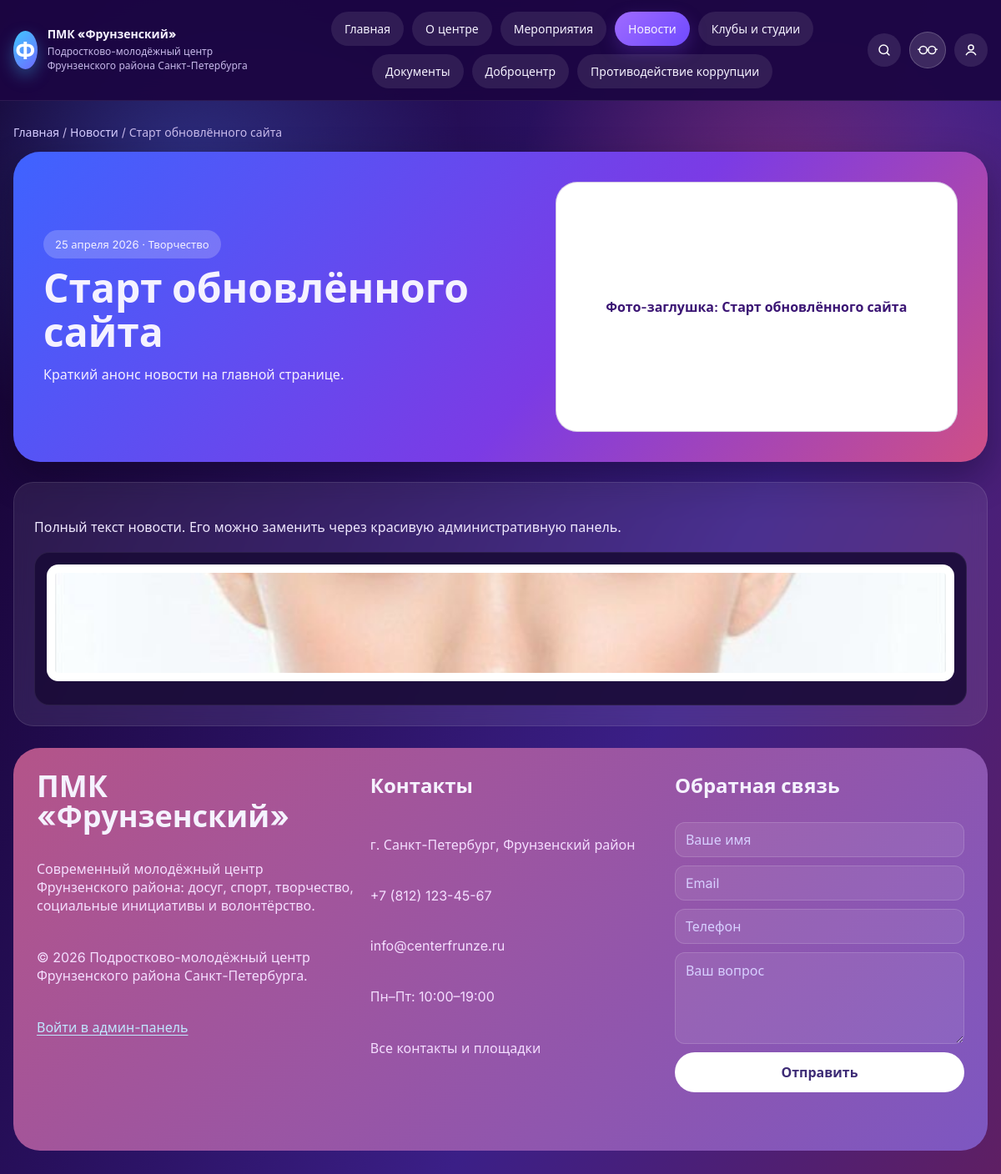
The page /news/старт-обновлённого-сайта/ on the database its author committed.
### apps/news/models.py (models this page shows, shortened)
class News(TimeStampedModel):
    title = models.CharField("Заголовок", max_length=255)
    slug = models.SlugField("URL-адрес", max_length=255, unique=True, blank=True, allow_unicode=True)
    short_description = models.TextField("Анонс", max_length=500, blank=True)
    content = models.TextField("Текст новости")
    preview_image = models.ImageField("Превью", upload_to="news/previews/%Y/%m/", blank=True, null=True)
    direction = models.ForeignKey(
        "core.Direction",
        verbose_name="Направление",
        on_delete=models.SET_NULL,
        null=True,
        blank=True,
        related_name="news",
    )
    author = models.ForeignKey(
        settings.AUTH_USER_MODEL,
        verbose_name="Автор",
        on_delete=models.SET_NULL,
        null=True,
        blank=True,
        related_name="news_items",
    )
    status = models.CharField("Статус", max_length=20, choices=PublishStatus.choices, default=PublishStatus.DRAFT)
    is_main = models.BooleanField("Показывать на главной", default=False)
    published_at = models.DateTimeField("Дата публикации", null=True, blank=True)
    class Meta:
        ordering = ["-published_at", "-created_at"]
        verbose_name = "Новость"
        verbose_name_plural = "Новости"
        indexes = [
            models.Index(fields=["status", "published_at"]),
            models.Index(fields=["is_main"]),
        ]

class NewsImage(models.Model):
    news = models.ForeignKey(News, verbose_name="Новость", on_delete=models.CASCADE, related_name="images")
    image = models.ImageField("Изображение", upload_to="news/gallery/%Y/%m/")
    caption = models.CharField("Подпись", max_length=255, blank=True)
    order = models.PositiveIntegerField("Порядок", default=0)
    class Meta:
        ordering = ["order", "id"]
        verbose_name = "Изображение новости"
        verbose_name_plural = "Галерея новости"

### apps/core/models.py (models this page shows, shortened)
class TimeStampedModel(models.Model):
    created_at = models.DateTimeField("Дата создания", auto_now_add=True)
    updated_at = models.DateTimeField("Дата обновления", auto_now=True)
    class Meta:
        abstract = True

class Direction(TimeStampedModel):
    title = models.CharField("Название", max_length=255, unique=True)
    slug = models.SlugField("URL-адрес", max_length=255, unique=True, blank=True, allow_unicode=True)
    description = models.TextField("Описание", blank=True)
    is_active = models.BooleanField("Активно", default=True)
    class Meta:
        ordering = ["title"]
        verbose_name = "Направление"
        verbose_name_plural = "Направления"

### apps/pages/views.py (the view)
# urls.py: path("news/<str:slug>/", views.news_detail, name="news_detail"),
def news_detail(request, slug):
    news = get_object_or_404(_published_news(), slug=slug)
    return render(request, "site/news_detail.html", {"news": news})

### apps/pages/views.py (called while the page is built)
def _published_news():
    return News.objects.filter(status=PublishStatus.PUBLISHED).select_related("direction", "author")

### templates/site/news_detail.html (shortened to what this page needs)
{% extends "site/base.html" %}
{% block content %}
<p class="breadcrumbs"><a href="{% url 'pages:home' %}">Главная</a> / <a href="{% url 'pages:news_list' %}">Новости</a> / {{ news.title }}</p>
<section class="hero">
  <div><span class="badge">{{ news.published_at|date:"d E Y" }}{% if news.direction %} · {{ news.direction.title }}{% endif %}</span><h1>{{ news.title }}</h1><p>{{ news.short_description }}</p></div>
  <div class="hero-photo" role="img" aria-label="{{ news.title }}">{% if news.preview_image %}<img src="{{ news.preview_image.url }}" alt="{{ news.title }}">{% else %}Фото-заглушка: {{ news.title }}{% endif %}</div>
</section>
<section class="section"><p class="content-text">{{ news.content }}</p>{% if news.images.all %}<div class="cards">{% for image in news.images.all %}<article class="card"><img class="card-media" src="{{ image.image.url }}" alt="{{ image.caption|default:news.title }}"><p class="meta">{{ image.caption }}</p></article>{% endfor %}</div>{% endif %}</section>
{% endblock %}

### static/frunz/style.css (style rules this page uses)
:root { --bg: #170735; --bg-2: #291056; --surface: rgba(255, 255, 255, 0.08); --surface-strong: rgba(163, 108, 255, 0.24); --text: #f5f2ff; --muted: #c7b9ea; --accent: #9f6bff; --accent-2: #48b6ff; --ok: #59e1a8; --warn: #ffd166; --danger: #ff7a9f; --radius-xl: 32px; --radius-lg: 24px; --radius-md: 16px; --radius-sm: 12px; --shadow: 0 18px 44px rgba(8, 3, 20, 0.35); --container: 1240px; }
* { box-sizing: border-box; }
html, body { margin: 0; padding: 0; }
body { font-family: "Inter", system-ui, sans-serif; color: var(--text); background: radial-gradient(circle at 220px 220px, rgba(79, 124, 255, 0.35), rgba(79, 124, 255, 0) 340px), radial-gradient(circle at calc(100% - 260px) 240px, rgba(255, 79, 116, 0.28), rgba(255, 79, 116, 0) 320px), linear-gradient(115deg, #120029 0%, #28105d 38%, #3b1f87 64%, #5f1f63 100%); min-height: 100vh; }
a { color: inherit; text-decoration: none; }
img { max-width: 100%; display: block; }
.hero { background: linear-gradient(130deg, #3f63ff 0%, #7b3be5 58%, #cf4f86 100%); border-radius: var(--radius-xl); box-shadow: var(--shadow); padding: 36px; display: grid; grid-template-columns: 1.1fr .9fr; gap: 24px; align-items: center; }
.hero h1 { margin: 10px 0 12px; font-size: clamp(30px, 4vw, 48px); line-height: 1.1; }
.hero p { margin: 0; color: #f5efff; }
.badge { display: inline-flex; padding: 8px 14px; border-radius: 999px; background: rgba(255,255,255,.2); font-size: 13px; }
.hero-photo { border-radius: 26px; min-height: 300px; background: #ffffff; box-shadow: inset 0 0 0 1px rgba(67, 17, 125, 0.22); display: flex; align-items: center; justify-content: center; text-align: center; padding: 20px; color: #3b1574; font-weight: 600; }
.section { margin-top: 24px; padding: 24px; border-radius: var(--radius-lg); background: var(--surface); border: 1px solid rgba(255,255,255,.1); backdrop-filter: blur(10px); }
.cards { display: grid; grid-template-columns: repeat(auto-fit, minmax(230px,1fr)); gap: 14px; }
.card { border-radius: 18px; background: rgba(26, 12, 56, 0.9); border: 1px solid rgba(255,255,255,.08); padding: 14px; }
.card-media { border-radius: 14px; margin-bottom: 10px; height: 140px; width: 100%; object-fit: cover; background: #fff; color: #2f0d63; display: flex; align-items: center; justify-content: center; text-align: center; padding: 10px; font-size: 14px; }
.breadcrumbs { margin: 0 0 14px; color: var(--muted); font-size: 14px; }
.breadcrumbs a { color: #d4cbff; }
.content-text { white-space: pre-line; color: #efe8ff; line-height: 1.7; }

### rows shown on the page
News: title "Старт обновлённого сайта", published_at "25 апреля 2026", direction "Творчество", short_description "Краткий анонс новости на главной странице.", content "Полный текст новости. Его можно заменить через красивую административную панель."
NewsImage: image (picture)
